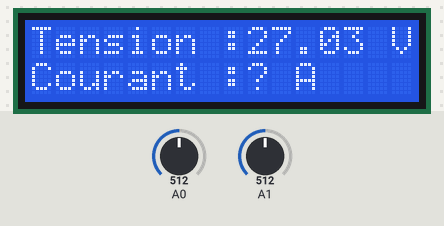
A sketch run on a simulated Arduino Uno, built with avr-gcc and run on an emulated ATmega328P. Shown: 16×2 character LCD. The test bench sets the inputs (shaded band); at power-on: A0 = 512, A1 = 512. What the sketch prints to the serial monitor is not drawn.

Above: at 1.2 s.
1.3 s: A0 set to 716
At 1.75 s:
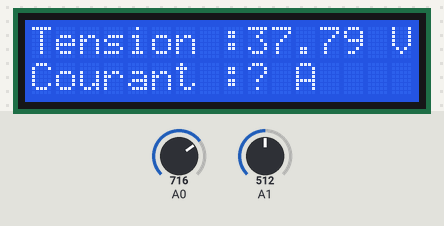
4.0 s: A0 set to 900
At 4.21 s:
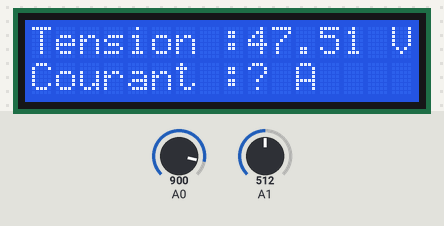
5.5 s: A0 set to 1023
At 5.75 s:
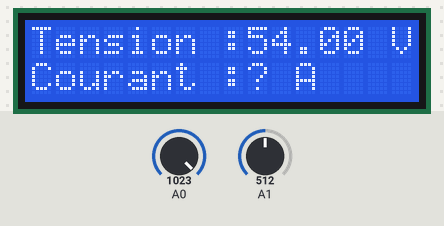

The sketch:

Display_Fonction_2_values.ino
```cpp
// Includes the library code
#include <LiquidCrystal.h>

// Defines the LCD's parameters: (rs, enable, d4, d5, d6, d7)
LiquidCrystal lcd(9, 8, 5, 4, 3, 2);
int valeur = 0;     // Variable où on stock la valeur du potentiomètre
float tension = 0;  // Variable où on stock la valeur de la tension

void setup() {

  lcd.begin(16, 2); // Initialisation du LCD
  Serial.begin(9600);  // Initialison de la communication serie

}

void loop() {

  volts();
  lcd.setCursor(0, 1);
  amps();
  delay(300);
  lcd.clear();

}

void volts() {
  valeur = analogRead(A0); // On lit les données du pin A0
  tension = (10.8*valeur*5.00/1023.00); // Calul de la tension avec les paramètres: (5V = 1023) donc : (valeur * 5) / 1023
  Serial.print("Tension : "); // Impression du message sur le moniteur série
  Serial.print(tension);
  Serial.println(" Volts");
  lcd.print("Tension :");
  lcd.print(tension); // Impression du message sur le LCD
  lcd.print(" V");
}

void amps() {
    valeur = analogRead(A1); // On lit les données du pin A0
  tension = (valeur*5.00/1023.00); // Calul de la tension avec les paramètres: (5V = 1023) donc : (valeur * 5) / 1023
  Serial.print("Courant : "); // Impression du message sur le moniteur série
  Serial.print("?");
  Serial.println(" A");
  lcd.print("Courant :");
  lcd.print("?"); // Impression du message sur le LCD
  lcd.print(" A");
}
```

Measured:
- after the input at 1.3 s, the display: first differs from a run without the input after 0.30 s (image 1)
- after the input at 4.0 s, the display: first differs from a run without the input after 0.06 s (image 2)
- after the input at 5.5 s, the display: first differs from a run without the input after 0.10 s (image 3)
